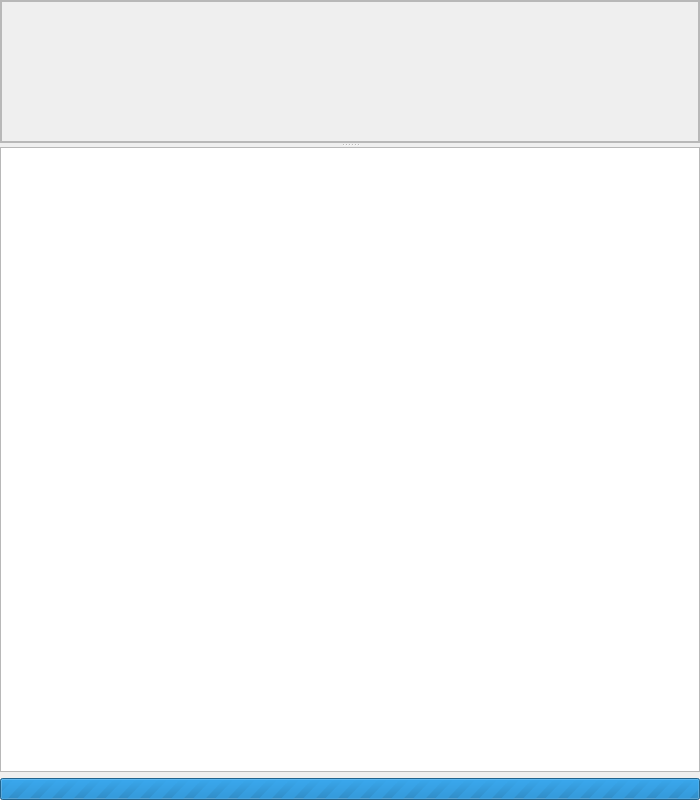
<?xml version="1.0" encoding="UTF-8"?>
<ui version="4.0">
 <class>WkfFilterWidget</class>
 <widget class="QWidget" name="WkfFilterWidget">
  <property name="geometry">
   <rect>
    <x>0</x>
    <y>0</y>
    <width>700</width>
    <height>800</height>
   </rect>
  </property>
  <property name="minimumSize">
   <size>
    <width>350</width>
    <height>400</height>
   </size>
  </property>
  <layout class="QVBoxLayout" name="verticalLayout">
   <property name="leftMargin">
    <number>0</number>
   </property>
   <property name="topMargin">
    <number>0</number>
   </property>
   <property name="rightMargin">
    <number>0</number>
   </property>
   <property name="bottomMargin">
    <number>0</number>
   </property>
   <item>
    <widget class="QSplitter" name="splitter">
     <property name="orientation">
      <enum>Qt::Vertical</enum>
     </property>
     <widget class="QScrollArea" name="scrollArea">
      <property name="sizePolicy">
       <sizepolicy hsizetype="Expanding" vsizetype="Expanding">
        <horstretch>0</horstretch>
        <verstretch>0</verstretch>
       </sizepolicy>
      </property>
      <property name="sizeAdjustPolicy">
       <enum>QAbstractScrollArea::AdjustToContents</enum>
      </property>
      <property name="widgetResizable">
       <bool>true</bool>
      </property>
      <widget class="QWidget" name="scrollAreaWidgetContents">
       <property name="geometry">
        <rect>
         <x>0</x>
         <y>0</y>
         <width>698</width>
         <height>308</height>
        </rect>
       </property>
       <property name="sizePolicy">
        <sizepolicy hsizetype="Expanding" vsizetype="Expanding">
         <horstretch>0</horstretch>
         <verstretch>0</verstretch>
        </sizepolicy>
       </property>
       <layout class="QVBoxLayout" name="verticalLayout_2" stretch="0">
        <property name="leftMargin">
         <number>0</number>
        </property>
        <property name="topMargin">
         <number>0</number>
        </property>
        <property name="rightMargin">
         <number>0</number>
        </property>
        <property name="bottomMargin">
         <number>0</number>
        </property>
        <item>
         <widget class="QFrame" name="frame">
          <property name="frameShape">
           <enum>QFrame::StyledPanel</enum>
          </property>
          <property name="frameShadow">
           <enum>QFrame::Raised</enum>
          </property>
          <layout class="QVBoxLayout" name="verticalLayout_3" stretch="0,0">
           <property name="sizeConstraint">
            <enum>QLayout::SetMinimumSize</enum>
           </property>
           <property name="leftMargin">
            <number>0</number>
           </property>
           <property name="topMargin">
            <number>0</number>
           </property>
           <property name="rightMargin">
            <number>0</number>
           </property>
           <property name="bottomMargin">
            <number>0</number>
           </property>
           <item>
            <widget class="WkfFilter::FilterView" name="filterView" native="true">
             <property name="sizePolicy">
              <sizepolicy hsizetype="Preferred" vsizetype="Minimum">
               <horstretch>0</horstretch>
               <verstretch>0</verstretch>
              </sizepolicy>
             </property>
            </widget>
           </item>
           <item>
            <spacer name="verticalSpacer">
             <property name="orientation">
              <enum>Qt::Vertical</enum>
             </property>
             <property name="sizeHint" stdset="0">
              <size>
               <width>20</width>
               <height>40</height>
              </size>
             </property>
            </spacer>
           </item>
          </layout>
         </widget>
        </item>
       </layout>
      </widget>
     </widget>
     <widget class="QTableView" name="resultsView">
      <property name="sizePolicy">
       <sizepolicy hsizetype="Expanding" vsizetype="Expanding">
        <horstretch>0</horstretch>
        <verstretch>0</verstretch>
       </sizepolicy>
      </property>
     </widget>
    </widget>
   </item>
   <item>
    <widget class="QProgressBar" name="progressBar">
     <property name="maximum">
      <number>0</number>
     </property>
     <property name="textVisible">
      <bool>false</bool>
     </property>
     <property name="invertedAppearance">
      <bool>false</bool>
     </property>
    </widget>
   </item>
  </layout>
 </widget>
 <customwidgets>
  <customwidget>
   <class>WkfFilter::FilterView</class>
   <extends>QWidget</extends>
   <header>filter_widget/WkfFilterView.hpp</header>
   <container>1</container>
  </customwidget>
 </customwidgets>
 <resources/>
 <connections/>
</ui>
